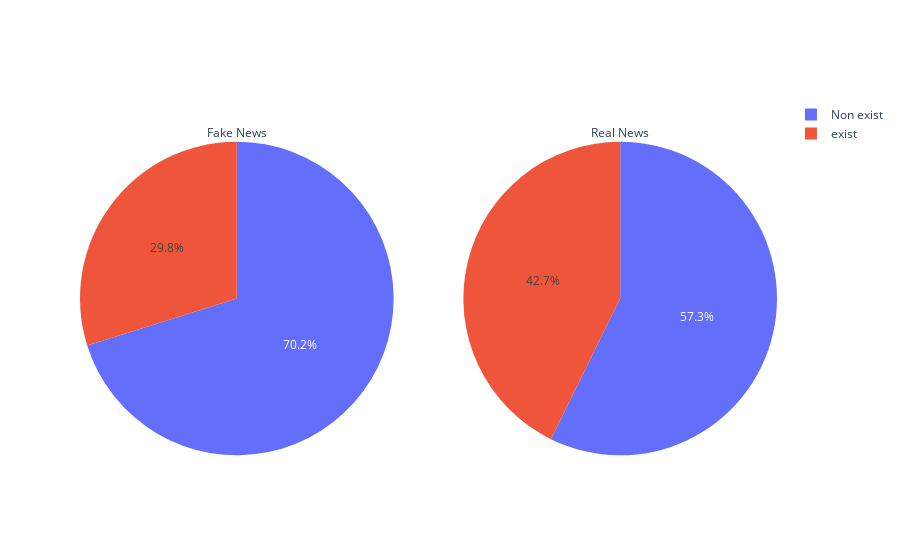

Notebook code for this chart:
### Code cell
import plotly.express as px
from plotly.subplots import make_subplots
import plotly.graph_objects as go

fig = make_subplots(rows=1, cols=2, specs=[[{"type": "pie"}, {"type": "pie"}]])

fig.append_trace(go.Pie(values=[count_fake, len(unique_tokens_fake)-count_fake], 
                        labels=['Non exist', 'exist'], 
                        title='Fake News'), row=1, col=1)

fig.append_trace(go.Pie(values=[count_true, len(unique_tokens_true)-count_true], 
                        labels=['Non exist', 'exist'], 
                        title='Real News'), row=1, col=2)
fig.show()

### Figure 1 — Plotly figure (JSON) as saved in the notebook; plotly's stock layout.template omitted (floating-point values rounded to 4 significant figures)
{"data": [{"domain": {"x": [0, 0.45], "y": [0, 1]}, "labels": ["Non exist", "exist"], "title": {"text": "Fake News"}, "type": "pie", "values": [205974, 87579]}, {"domain": {"x": [0.55, 1], "y": [0, 1]}, "labels": ["Non exist", "exist"], "title": {"text": "Real News"}, "type": "pie", "values": [102261, 76242]}], "layout": {}}
